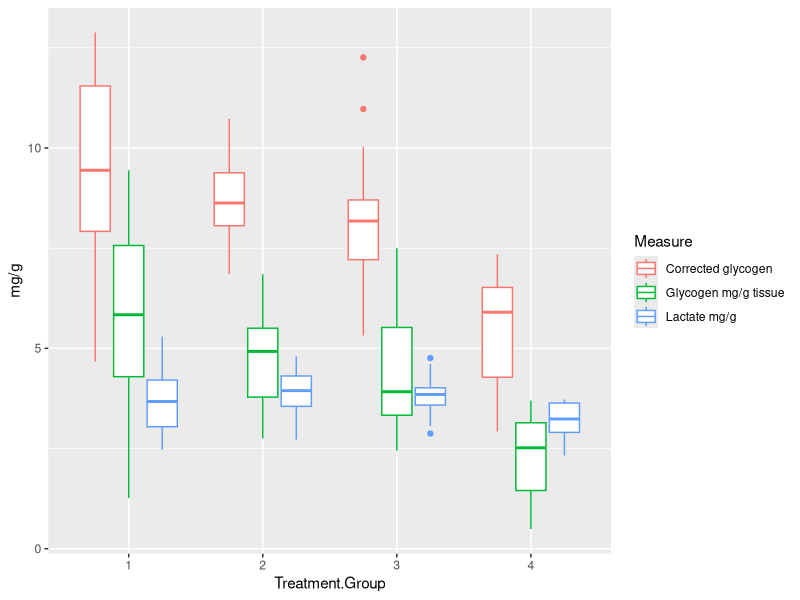

This chart was generated by the following R code:
library(tidyverse)
library(readxl)
library(lmerTest)
library(emmeans)

Glycogen <- read_xlsx("Data/Copy of 20180413_DataSchool_Glycogen.xlsx", sheet = "Glycogen")

### Glycogen data wrangling
Glycogen <- Glycogen[-c(31),] ## remove error message
G1 <- Glycogen[1:5] #the treatment groups are in different columns this time
G2 <- Glycogen[6:10] #need to have identical names to use row_bind
names(G2) <- c("Treatment group", "Brand", "Glycogen mg/g tissue", "Lactate mg/g", "Corrected glycogen")
G2$`Treatment group` <- as.character(G2$`Treatment group`) 
Glycogen_comb <- bind_rows(G1, G2) #combining the columns together
Glycogen_long <- Glycogen_comb %>% 
  gather(key = "Measure", value = "mg/g", "Glycogen mg/g tissue", "Lactate mg/g", "Corrected glycogen")
names(Glycogen_long) <- c("Treatment.Group", "ID", "Measure", "mg/g")
Glycogen_long$Treatment.Group <- factor(Glycogen_long$Treatment.Group)
Glycogen_long$ID <- factor(Glycogen_long$ID)

#Glycogen initial look

ggplot(Glycogen_long, aes(x = Treatment.Group, y = `mg/g`, colour = Measure))+
  geom_boxplot() 

##looks like stress (treatments 2 and 4) causes lower amount of glycogen, feed
# maybe has an influence
